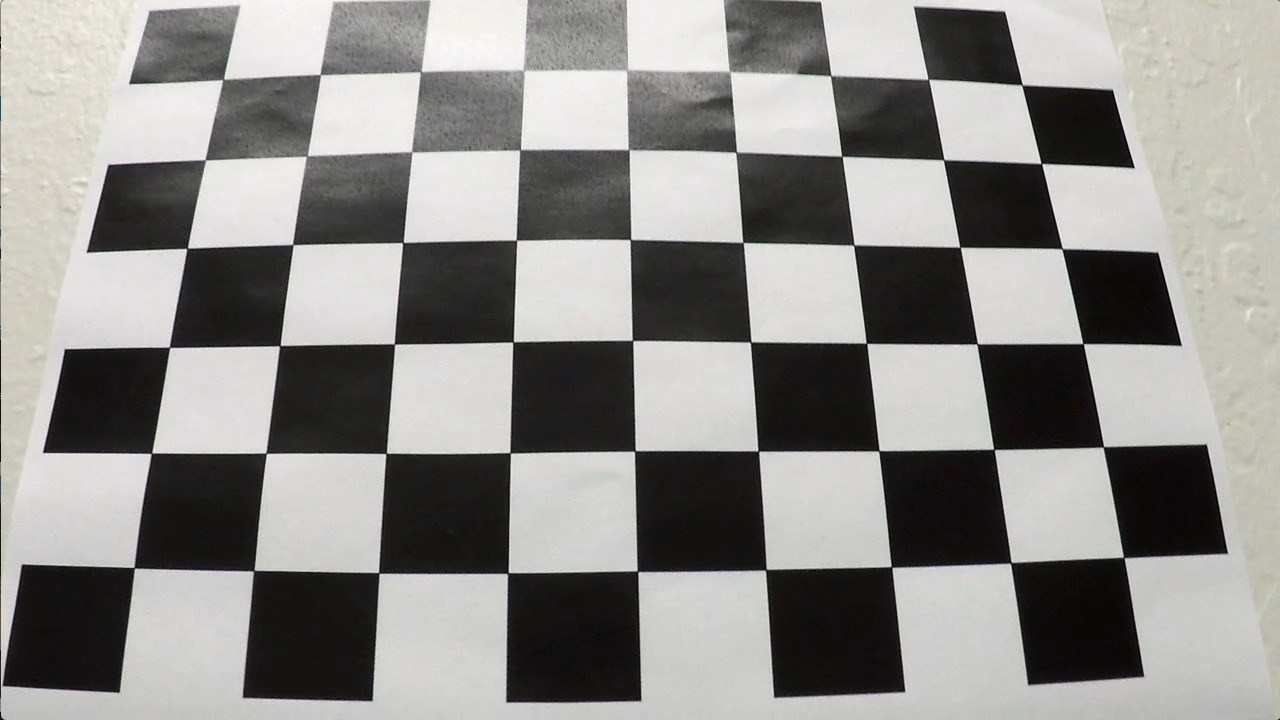
#> input picture CarND-Advanced-Lane-Lines-master/camera_cal/calibration3.jpg, 1280 x 720 px; its folder holds 5 pictures in this run
$ jupyter execute --allow-errors AdvancedLaneLine.ipynb   (shell and % lines are left out)   (older library calls are emulated)
#> lines starting #> are read from the running program, lines starting #| are printed output that depends on the picture
[cell 1]
import numpy as np
import cv2
import pickle
import glob
import matplotlib.pyplot as plt
from ipywidgets import interact, interactive, fixed
from moviepy.editor import VideoFileClip
from IPython.display import HTML

[cell 2]
objp = np.zeros((6*9,3), np.float32)
objp[:,:2] = np.mgrid[0:9,0:6].T.reshape(-1,2)

criteria = (cv2.TERM_CRITERIA_EPS + cv2.TERM_CRITERIA_MAX_ITER, 30, 0.001)

objpoints = []
imgpoints = []

imgs = glob.glob('./camera_cal/calibration*.jpg')


#> (the rest of this cell did not finish here and is left out)

[cell 3]
img = cv2.imread("camera_cal/calibration3.jpg")
#> img is the input picture: shape (720, 1280, 3); mean B, G, R 138.1, 141, 141.8
img_size = (img.shape[1], img.shape[0])
#> img_size = (1280, 720)

#> (the rest of this cell did not finish here and is left out)

[cell 4]
def undistort(img):
    undist = cv2.undistort(img, mtx, dist, None, mtx)
    return undist

[cell 5]
exampleImg = cv2.imread("test_images/straight_lines1.jpg")
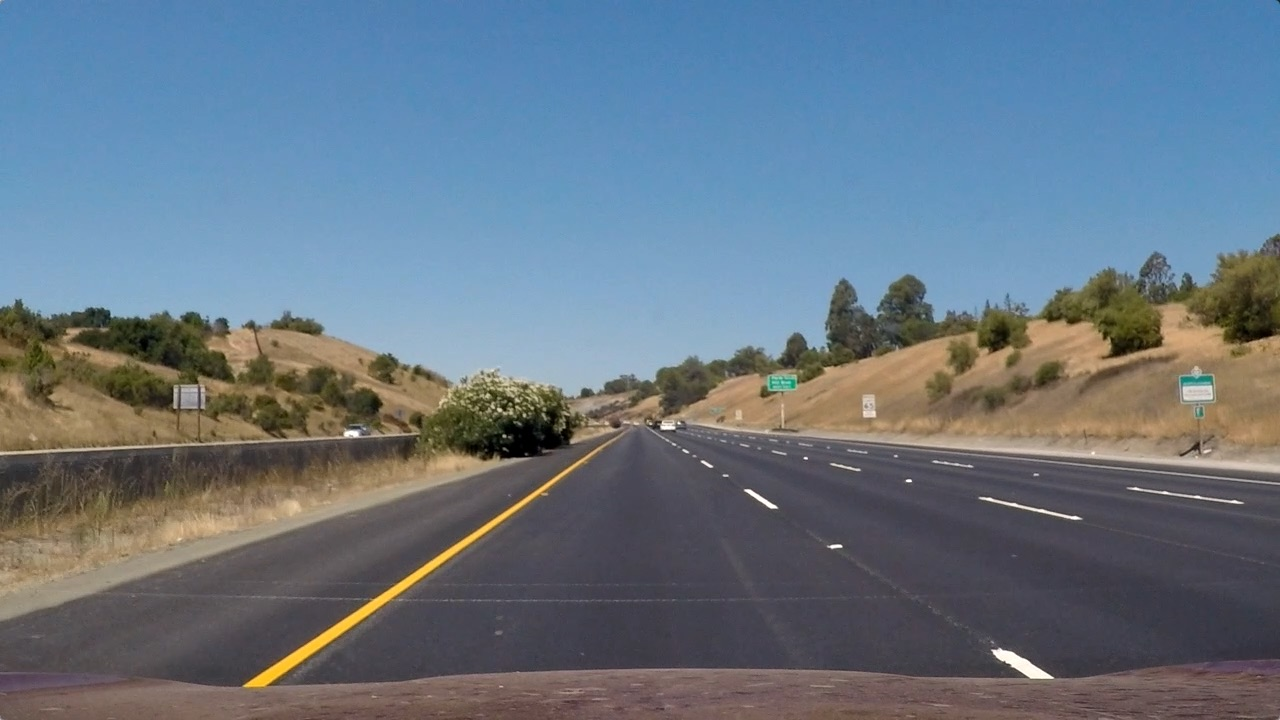
#> input picture CarND-Advanced-Lane-Lines-master/test_images/straight_lines1.jpg, 1280 x 720 px
#> exampleImg is the input picture: shape (720, 1280, 3); mean B, G, R 131.2, 117.7, 103.2
exampleImg = cv2.cvtColor(exampleImg, cv2.COLOR_BGR2RGB)
#> (the rest of this cell did not finish here and is left out)

[cell 6]
# [6 lines left out: function unwarp, not called in this run]

#> (a cell that did not finish here is left out)

#> (a cell that did not finish here is left out)

#> (a cell that did not finish here is left out)

#> (a cell that did not finish here is left out)

[cell 11]
# [9 lines left out: function hls_lthresh, not called in this run]

[cell 12]
# [11 lines left out: function lab_bthresh, not called in this run]

[cell 13]
def pre_pipeline(img):
    img_undistort = undistort(img)

    img_unwarp, M, Minv = unwarp(img_undistort, src, dst)

    img_LThresh = hls_lthresh(img_unwarp)

    img_BThresh = lab_bthresh(img_unwarp)

    combined = np.zeros_like(img_BThresh)
    combined[(img_LThresh == 1) | (img_BThresh == 1)] = 1
    return combined, Minv

[cell 14]
images = glob.glob('./test_images/*.jpg')

#> (the rest of this cell did not finish here and is left out)

[cell 15]
# [62 lines left out: function sliding_window_polyfit, not called in this run]

[cell 16]
exampleImg_org = cv2.imread('./test_images/test1.jpg')
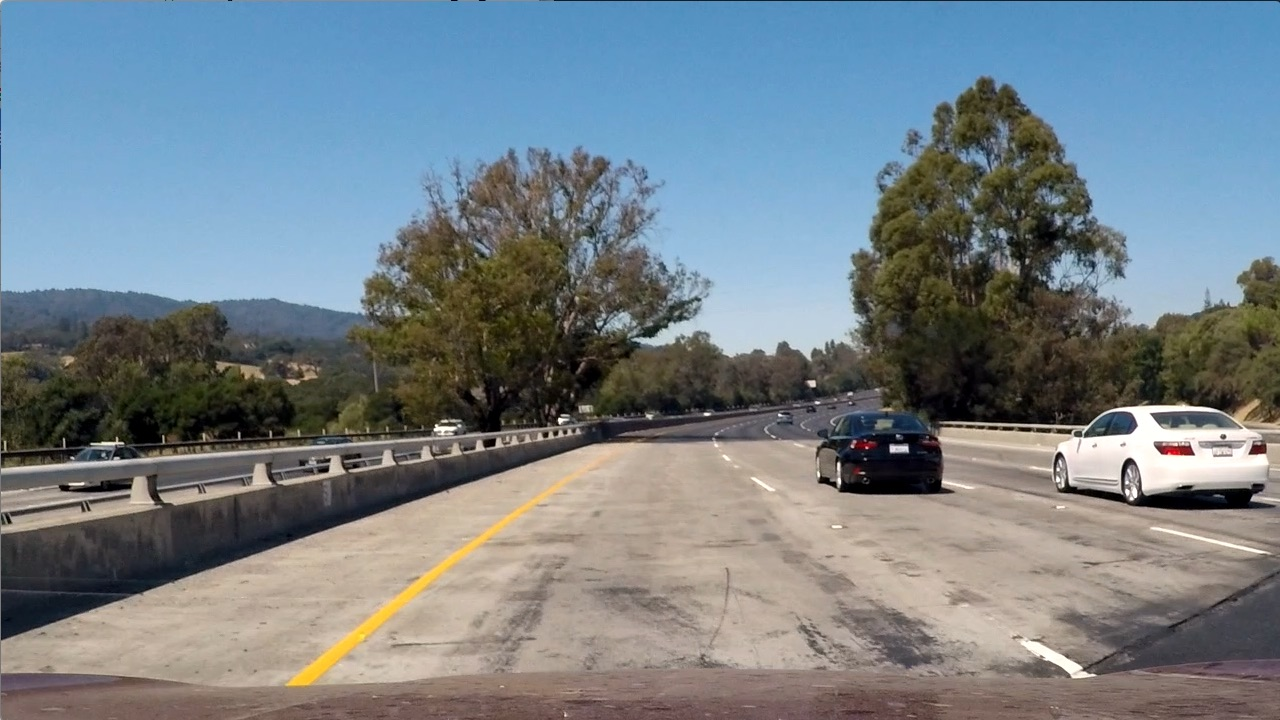
#> input picture CarND-Advanced-Lane-Lines-master/test_images/test1.jpg, 1280 x 720 px
#> exampleImg_org is the input picture: shape (720, 1280, 3); mean B, G, R 135.5, 128.7, 117.5
exampleImg = cv2.cvtColor(exampleImg_org, cv2.COLOR_BGR2RGB)
#> (the rest of this cell did not finish here and is left out)
